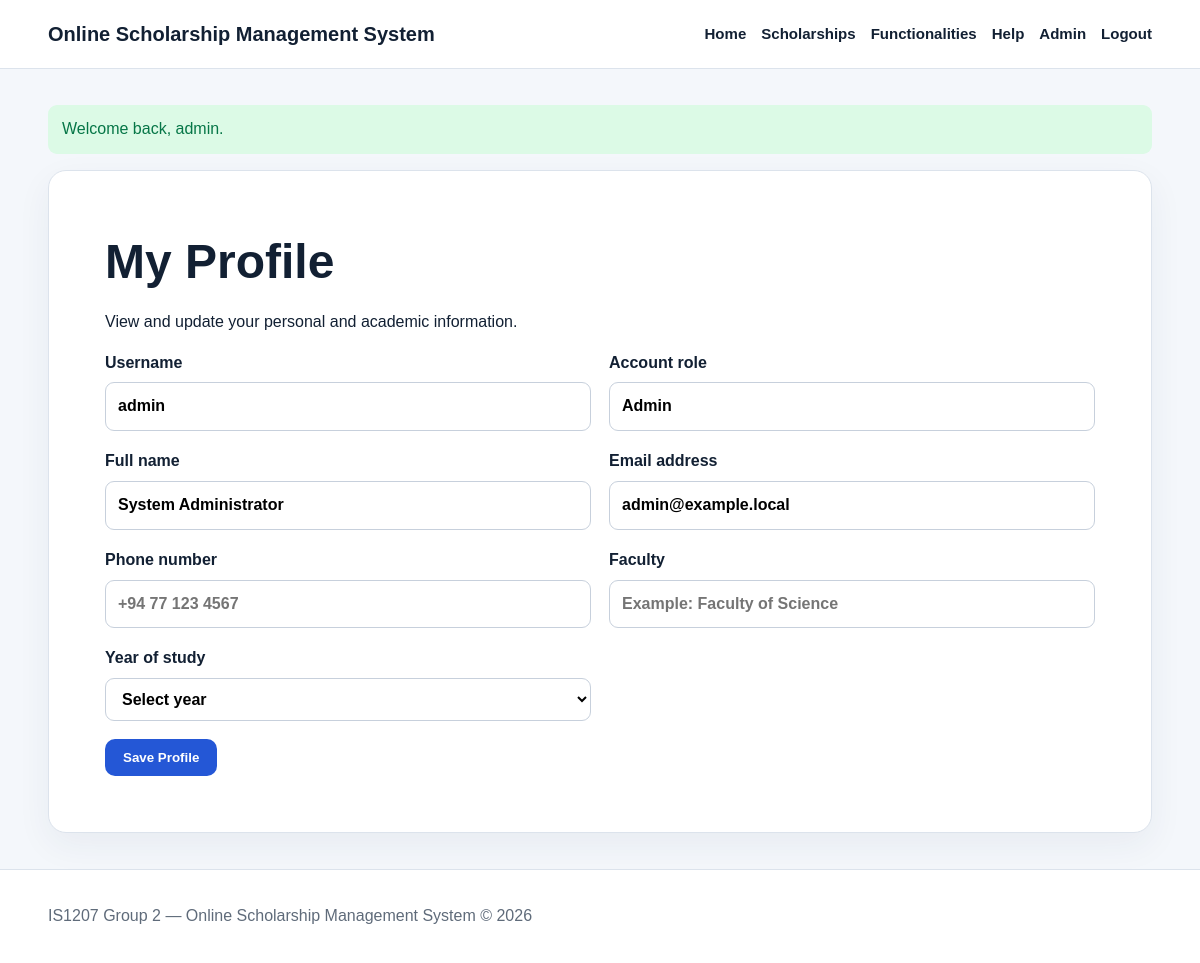
/student/profile.php (signed in), run on the app's committed database.
### tables this page shows
CREATE TABLE users (
    id INT UNSIGNED AUTO_INCREMENT PRIMARY KEY,
    username VARCHAR(30) NOT NULL UNIQUE,
    password VARCHAR(255) NOT NULL,
    full_name VARCHAR(100) NOT NULL,
    email VARCHAR(120) NOT NULL UNIQUE,
    phone VARCHAR(25) NULL,
    faculty VARCHAR(100) NULL,
    year_of_study VARCHAR(30) NULL,
    role ENUM('admin', 'student') NOT NULL DEFAULT 'student',
    is_active TINYINT(1) NOT NULL DEFAULT 1,
    created_at TIMESTAMP NOT NULL DEFAULT CURRENT_TIMESTAMP
);

### student/profile.php (the view, shortened to what this page needs)
<?php
require_once __DIR__ . '/../functions.php';
$account = current_user($conn);
$fullName = $account['full_name'] ?? '';
$email = $account['email'] ?? '';
$phone = $account['phone'] ?? '';
$faculty = $account['faculty'] ?? '';
$yearOfStudy = $account['year_of_study'] ?? '';
include __DIR__ . '/../includes/header.php';
?>
<section class="form-card">
    <h1>My Profile</h1>
    <p>
        View and update your personal and academic information.
    </p>
    <form method="post" class="form-grid">
        <label>
            Username
            <input
                type="text"
                value="<?= e($account['username']) ?>"
                readonly
            >
        </label>
        <label>
            Account role
            <input
                type="text"
                value="<?= e(ucfirst($account['role'])) ?>"
                readonly
            >
        </label>
        <label>
            Full name
            <input
                type="text"
                name="full_name"
                value="<?= e($fullName) ?>"
                maxlength="100"
                required
            >
        </label>
        <label>
            Email address
            <input
                type="email"
                name="email"
                value="<?= e($email) ?>"
                maxlength="120"
                required
            >
        </label>
        <label>
            Phone number
            <input
                type="text"
                name="phone"
                value="<?= e($phone) ?>"
                maxlength="25"
                placeholder="+94 77 123 4567"
            >
        </label>
        <label>
            Faculty
            <input
                type="text"
                name="faculty"
                value="<?= e($faculty) ?>"
                maxlength="100"
                placeholder="Example: Faculty of Science"
            >
        </label>
        <label>
            Year of study
            <select name="year_of_study">
                <option
                    value=""
                    <?= $yearOfStudy === '' ? 'selected' : '' ?>
                >
                    Select year
                </option>
            </select>
        </label>
        <div class="full">
            <button type="submit">
                Save Profile
            </button>
        </div>
    </form>
</section>
<?php include __DIR__ . '/../includes/footer.php'; ?>

### assets/style.css (style rules this page uses)
:root { --ink: #122033; --muted: #5f6b7a; --paper: #f4f7fb; --line: #dce3ec; --primary: #2457d6; --danger: #b42318; --success: #067647; --warning: #9a6700; }
* { box-sizing: border-box }
body { margin: 0; font-family: Arial,Helvetica,sans-serif; background: var(--paper); color: var(--ink); line-height: 1.55 }
h1 { font-size: clamp(2rem,4vw,3.4rem); line-height: 1.08; margin: .2em 0 .45em }
.hero, .detail-card, .form-card, .auth-card { background: #fff; border: 1px solid var(--line); border-radius: 18px; padding: clamp(24px,5vw,56px); box-shadow: 0 12px 35px rgba(27,45,77,.06) }
.button, button { display: inline-block; border: 0; border-radius: 10px; background: var(--primary); color: #fff; text-decoration: none; padding: 11px 18px; font-weight: 700; cursor: pointer }
.form-grid { display: grid; grid-template-columns: 1fr 1fr; gap: 18px }
.form-grid label { display: grid; gap: 7px; font-weight: 700 }
.form-grid .full { grid-column: 1/-1 }
input, textarea, select { width: 100%; border: 1px solid #c7d0dc; border-radius: 9px; padding: 11px 12px; font: inherit; background: #fff }

### data on the page
users: username "admin", role "Admin", full_name "System Administrator", email "admin@example.local", year_of_study "Select year"

### other printed values
$flash['message'] "Welcome back, admin."
